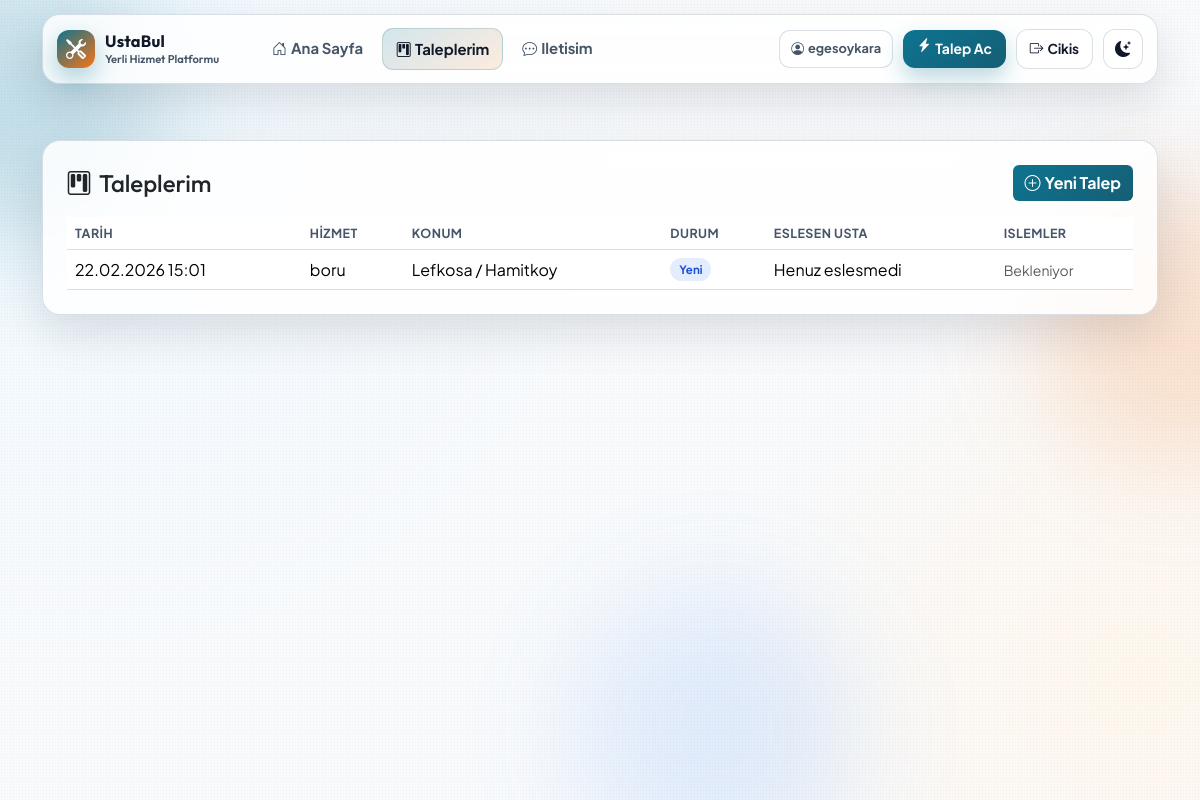
Screenshot of /taleplerim/ (signed in) with the database file from the repository.
### Myapp/models.py (models this page shows, shortened)
class ServiceRequest(models.Model):
    STATUS_CHOICES = (
        ("new", "Yeni"),
        ("pending_provider", "Usta Onayi Bekleniyor"),
        ("matched", "Eslestirildi"),
        ("completed", "Tamamlandi"),
    )
    customer_name = models.CharField(max_length=120)
    customer_phone = models.CharField(max_length=20)
    city = models.CharField(max_length=80)
    district = models.CharField(max_length=80)
    service_type = models.ForeignKey(ServiceType, on_delete=models.PROTECT, related_name="requests")
    details = models.TextField()
    matched_provider = models.ForeignKey(
        Provider,
        on_delete=models.SET_NULL,
        null=True,
        blank=True,
        related_name="service_requests",
    )
    customer = models.ForeignKey(
        User,
        on_delete=models.SET_NULL,
        null=True,
        blank=True,
        related_name="service_requests",
    )
    status = models.CharField(max_length=20, choices=STATUS_CHOICES, default="new")
    created_at = models.DateTimeField(auto_now_add=True)
    class Meta:
        ordering = ["-created_at"]

class ServiceType(models.Model):
    name = models.CharField(max_length=80, unique=True)
    slug = models.SlugField(unique=True)
    class Meta:
        ordering = ["name"]

### Myapp/views.py (the view)
# urls.py: path('taleplerim/', views.my_requests, name='my_requests'),
@login_required
def my_requests(request):
    requests = list(
        request.user.service_requests.select_related("service_type", "matched_provider").prefetch_related("provider_offers")
    )
    rating_map = {
        rating.service_request_id: rating
        for rating in ProviderRating.objects.filter(service_request_id__in=[item.id for item in requests])
    }
    for item in requests:
        item.rating_entry = rating_map.get(item.id)
        item.pending_offer = next((offer for offer in item.provider_offers.all() if offer.status == "pending"), None)
    return render(request, "Myapp/my_requests.html", {"requests": requests})

### Myapp/templates/Myapp/my_requests.html (shortened to what this page needs)
﻿{% extends "base.html" %}
{% block content %}
<section class="card panel-card shadow-sm reveal-up">
  <div class="card-body p-4">
    <div class="d-flex align-items-center justify-content-between flex-wrap gap-2 mb-3">
      <h1 class="h4 mb-0"><i class="bi bi-kanban me-2"></i>Taleplerim</h1>
      <a class="btn btn-main" href="{% url 'index' %}#talep-form"><i class="bi bi-plus-circle me-1"></i>Yeni Talep</a>
    </div>
    {% if requests %}
      <div class="table-responsive">
        <table class="table request-table align-middle mb-0">
          <thead>
            <tr>
              <th>Tarih</th>
              <th>Hizmet</th>
              <th>Konum</th>
              <th>Durum</th>
              <th>Eslesen Usta</th>
              <th>Islemler</th>
            </tr>
          </thead>
          <tbody>
            {% for item in requests %}
              <tr>
                <td>{{ item.created_at|date:"d.m.Y H:i" }}</td>
                <td>{{ item.service_type.name }}</td>
                <td>{{ item.city }} / {{ item.district }}</td>
                <td><span class="status-pill status-{{ item.status }}">{{ item.get_status_display }}</span></td>
                <td>
                  {% if item.matched_provider %}
                    {{ item.matched_provider.full_name }} ({{ item.matched_provider.phone }})
                  {% elif item.status == "pending_provider" and item.pending_offer %}
                    Sirada: {{ item.pending_offer.provider.full_name }} (onay bekleniyor)
                  {% else %}
                    Henuz eslesmedi
                  {% endif %}
                </td>
                <td>
                  {% if item.status == "matched" %}
                    <form method="post" action="{% url 'complete_request' item.id %}" class="m-0">
                      {% csrf_token %}
                      <button type="submit" class="btn btn-sm request-complete-btn">
                        <i class="bi bi-check2-circle me-1"></i>Tamamlandi
                      </button>
                    </form>
                  {% else %}
                    {% if item.status == "pending_provider" %}
                      <span class="small text-warning fw-semibold">Usta onayi bekleniyor</span>
                    {% else %}
                      <span class="small text-muted">Bekleniyor</span>
                    {% endif %}
                  {% endif %}
                </td>
              </tr>
            {% endfor %}
          </tbody>
        </table>
      </div>
    {% else %}
      <p class="mb-0 text-muted">Henuz talebin yok. Ana sayfadan yeni talep olusturabilirsin.</p>
    {% endif %}
  </div>
</section>
{% endblock %}

### templates/base.html (shortened to what this page needs)
{% load static %}
<!doctype html>
<html lang="tr" data-theme="light">
<head>
  <link href="https://cdn.jsdelivr.net/npm/bootstrap@5.3.8/dist/css/bootstrap.min.css" rel="stylesheet">
  <link rel="stylesheet" href="https://cdn.jsdelivr.net/npm/bootstrap-icons@1.11.3/font/bootstrap-icons.min.css">
  <link rel="stylesheet" href="{% static 'css/style.css' %}">
</head>
<body>
<div class="bg-orb orb-a"></div>
<div class="bg-orb orb-b"></div>
<div class="bg-orb orb-c"></div>
<div class="bg-noise"></div>
<header class="site-header fixed-top">
  <div class="container">
    <nav class="navbar navbar-expand-lg site-nav">
      <a class="navbar-brand site-brand" href="{% url 'index' %}">
        <span class="site-brand-mark"><i class="bi bi-tools"></i></span>
        <span class="site-brand-copy">
          <strong>UstaBul</strong>
          <small>Yerli Hizmet Platformu</small>
        </span>
      </a>
      <div class="collapse navbar-collapse" id="siteNav">
        <div class="navbar-nav nav-links ms-lg-4">
          <a class="nav-link {% if request.path == '/' %}active{% endif %}" href="{% url 'index' %}"><i class="bi bi-house-door me-1"></i>Ana Sayfa</a>
          {% if request.user.is_authenticated %}
            <a class="nav-link {% if request.path == '/taleplerim/' %}active{% endif %}" href="{% url 'my_requests' %}"><i class="bi bi-kanban me-1"></i>Taleplerim</a>
          {% endif %}
          <a class="nav-link {% if request.path == '/contact/' %}active{% endif %}" href="{% url 'contact' %}"><i class="bi bi-chat-dots me-1"></i>Iletisim</a>
        </div>
        <div class="nav-tools ms-lg-auto">
          {% if request.user.is_authenticated %}
            <span class="user-chip d-none d-md-inline-flex"><i class="bi bi-person-circle me-1"></i>{{ request.user.username }}</span>
            <a class="btn nav-cta-btn d-none d-md-inline-flex" href="{% url 'index' %}#talep-form">
              <i class="bi bi-lightning-charge-fill me-1"></i>Talep Ac
            </a>
            <form method="post" action="{% url 'logout' %}" class="logout-form">
              <button type="submit" class="btn nav-ghost-btn"><i class="bi bi-box-arrow-right me-1"></i>Cikis</button>
            </form>
          {% else %}
            <a class="btn nav-ghost-btn" href="{% url 'login' %}"><i class="bi bi-box-arrow-in-right me-1"></i>Giris</a>
            <a class="btn nav-cta-btn" href="{% url 'signup' %}"><i class="bi bi-person-plus-fill me-1"></i>Kayit Ol</a>
          {% endif %}
          <button type="button" class="theme-toggle-btn" id="theme-toggle-btn" aria-label="Temayi degistir">
          </button>
        </div>
      </div>
    </nav>
  </div>
</header>
<main class="container site-main">
  {% block content %}{% endblock %}
</main>
</body>
</html>

### rows the page displays
ServiceRequest: created_at "22.02.2026 15:01", service_type.name "boru", city "Lefkosa", district "Hamitkoy", status "Yeni", shows "Henuz eslesmedi", shows "Bekleniyor"

### other values shown
{{ request.user.username }} "egesoykara"
